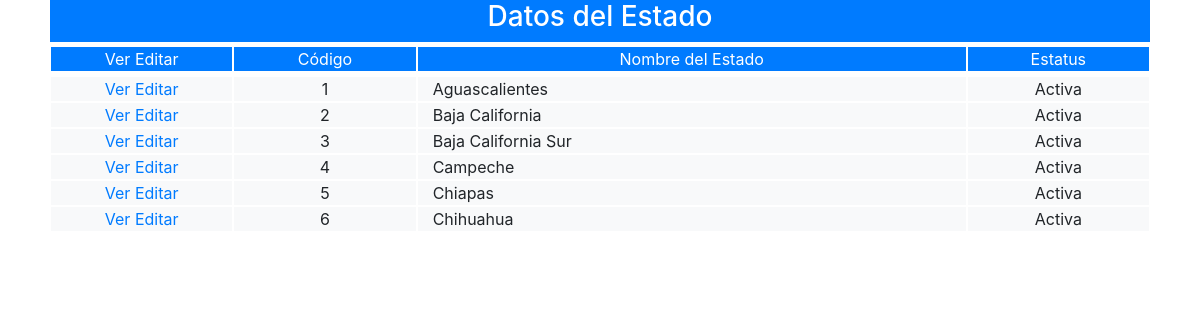
/frontend/pantalla/estado/listar_estado.php, run on the app's committed database.
### tables this page shows
CREATE TABLE IF NOT EXISTS `estado` (
  `cod_est` int(11) NOT NULL AUTO_INCREMENT,
  `nom_est` varchar(35) NOT NULL,
  `est_est` char(1) NOT NULL,
  PRIMARY KEY (`cod_est`)
);

### backend/clase/permiso.class.php (called while the page is built, shortened)
<?php
require_once("utilidad.class.php");
class permiso extends utilidad
{   public $cod_per;
	public function validar_acceso($id_opc,$fky_usuario)
	{
		$sql="select est_per
		      from  permiso
		      where
		      fky_opcion=$id_opc and
		      fky_usuario=$fky_usuario";
		      return $this->ejecutar($sql);
	}
}
?>

### backend/clase/utilidad.class.php (called while the page is built, shortened)
<?php
class utilidad
{
    private $servidor="localhost";
    private $usuario="root";
    private $clave="";
    private $base_datos="febrero";
    public  $mysqli;
   public function conectar(){
   		$this->mysqli = new mysqli($this->servidor, $this->usuario, $this->clave, $this->base_datos);
   }
	public function ejecutar($sql){
		return $this->mysqli->query($sql);
	}
	public function extraer_dato($pun_bds){
		return $pun_bds->fetch_assoc();
	}
}
?>

### backend/clase/estado.class.php (called while the page is built, shortened)
<?php
require_once("utilidad.class.php");
class estado extends utilidad
{
   public function filtrar($cod_est,$nom_est,$est_est){
        $where="where 1=1";
        $filtro1 = ($cod_est!="") ? "and cod_est=$cod_est":"";
        $filtro2 = ($nom_est!="") ? "and nom_est like '%$nom_est%'":"";
        $filtro3 = ($est_est!="") ? "and est_est='$est_est'":"";
        $sql="select * from estado $where $filtro1 $filtro2 $filtro3;";
        return $this->ejecutar($sql);
   }
}
?>

### frontend/pantalla/estado/listar_estado.php (the view, shortened to what this page needs)
<?php
require("../../../backend/clase/estado.class.php");
require("../../../backend/clase/permiso.class.php");
$obj=new estado;
$objPermiso=new permiso;
$permiso=$objPermiso->validar_acceso($opcion=1,$fky_usuario=1,$token=md5("12345"));
$acceso=$objPermiso->extraer_dato($permiso);
if($acceso["est_per"]=="A")
{
?>
<!DOCTYPE html>
<html lang="en">
<head>
	<link rel="stylesheet" href="../../bootstrap-4.0/css/bootstrap.min.css">
</head>
<body>
<form action="listar_estado.php" method="POST">
	<div class="container-fluid">
	<div class="row justify-content-center">
	<div class="col-11 text-center ">
	 <div class="row bg-primary text-white">
	 	 <div class="col-12 text-center">
	  	<h3>Datos del Estado</h3>
	 	 </div>
	  </div>
	  <div class="row mt-1 bg-primary text-white text-center">
	  	<div class="col-md-2 col-12 border border-white">
		  Ver
		  Editar
		</div>
		<div class="col-md-2 col-12  border border-white">
		     <span>Código</span>
		</div>
		<div class="col-md-6 col-12 border border-white ">
		     <span>Nombre del Estado</span>
		</div>
		<div class="col-md-2 col-12 border border-white">
		     <span>Estatus</span>
		</div>
		</div>
	    <div class="row mt-1 justify-content-center bg-light">
		<?php
		$resultado=$obj->filtrar("",$obj->nom_est,"");
		while(($datos=$obj->extraer_dato($resultado))>0){
		?>
		<div class="col-md-2 col-12 border border-white text-center">
		  <a href="<?php echo "ver_estado.php?cod_est=$datos[cod_est]"?>">Ver</a>
		  <a href="<?php echo "modificar_estado.php?cod_est=$datos[cod_est]"?>">Editar</a>
		</div>
		<div class="col-md-2 col-12 border border-white">
		     <span><?php echo $datos['cod_est']; ?></span>
		</div>
		<div class="col-md-6 col-12 border border-white text-left">
		     <span><?php echo $datos['nom_est']; ?></span>
		</div>
		<div class="col-md-2 col-12 border border-white">
		     <span>
		     	<?php echo ($datos['est_est']=="A") ? "Activa":"Inactiva"; ?>
		     </span>
		</div>
		<?php
		}
		?>
	  </div>
	  </div>
	 </div>
	</div>
</form>
</body>
</html>
<?php
}else{
	$obj->mensaje("danger","No tienes permiso de accesar a esta p&aacute;gina");
}
?>

### data on the page
estado: cod_est "1", nom_est "Aguascalientes", est_est "Activa"
estado: cod_est "2", nom_est "Baja California", est_est "Activa"
estado: cod_est "3", nom_est "Baja California Sur", est_est "Activa"
estado: cod_est "4", nom_est "Campeche", est_est "Activa"
estado: cod_est "5", nom_est "Chiapas", est_est "Activa"
estado: cod_est "6", nom_est "Chihuahua", est_est "Activa"
